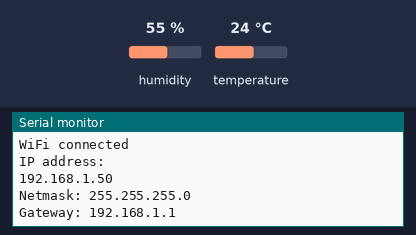
This sketch was run on a simulated ESP8266 (NodeMCU). Shown: the last lines printed to the serial monitor. Inputs (shaded band) come from the test bench; at power-on: humidity 55 %, temperature 24 °C. WiFi joins after 1.5 s; servers stay silent unless stated.

Above: at 3.7 s.
3.8 s: humidity set to 22 %
At 8.9 s:
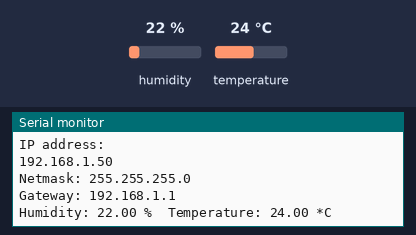
14.2 s: temperature set to 12 °C
At 18.4 s:
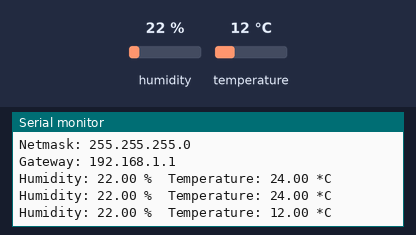
21.8 s: humidity set to 40 %
At 24.4 s:
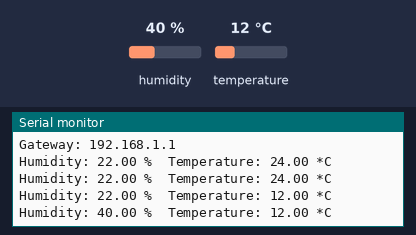

The sketch:

DHT11_NODEMCU_Simple.ino
```cpp
#include "DHT.h"
#include <ESP8266WiFi.h>

const char *ssid = "SSID_OF_WIFI";  // Wifi SSID of your Internet connection
const char *pass = "password";      // Replace with password for your wifi

#define DHTPIN  D3                  //pin where the DHT11 is connected
DHT dht(DHTPIN, DHT11);

WiFiClient client;


void setup()
{
  Serial.begin(115200); // Serial monitor Baudrate
  Serial.setTimeout(2000);
  delay(1000);

  // Wait for serial to initialize.
  while(!Serial) { }

  dht.begin();

  Serial.println("Device Started");
  Serial.println("-------------------------------------");
  Serial.println("Running DHT!");
  Serial.println("-------------------------------------");

  Serial.println();
  Serial.println();
  Serial.print("Connecting to ");
  Serial.println(ssid);

  WiFi.begin(ssid, pass); // Connecting ESP8266 with Internet enabled Wifi with above mentioned credentials
  while (WiFi.status() != WL_CONNECTED)
  {
  // If the connection was unsuccesfull, it will try again and again
  delay(500);
  Serial.print(".");
}

  // Connection succesfull
  Serial.println("");
  Serial.println("WiFi connected");
  Serial.println("IP address: ");
  Serial.println(WiFi.localIP());
  Serial.print("Netmask: ");
  Serial.println(WiFi.subnetMask());
  Serial.print("Gateway: ");
  Serial.println(WiFi.gatewayIP());
  Serial.println("");
  Serial.println("");
}

int timeSinceLastRead = 0;

void loop()
{
  // Report every 5 seconds.
  if(timeSinceLastRead > 5000) {
    // Reading temperature or humidity takes about 250 milliseconds!
    // Sensor readings may also be up to 2 seconds 'old' (its a very slow sensor)

    float h = dht.readHumidity();
    // Read temperature as Celsius (the default)
    float t = dht.readTemperature();

    // Check if any reads failed and exit early (to try again).
    if (isnan(h) || isnan(t)) {
      Serial.println("Failed to read from DHT sensor!");
      timeSinceLastRead = 0;
      return;
    }

    Serial.print("Humidity: ");
    Serial.print(h);
    Serial.print(" %\t");
    Serial.print("Temperature: ");
    Serial.print(t);
    Serial.print(" *C \n");

    timeSinceLastRead = 0;
  }
  delay(100); // 100ms
  timeSinceLastRead += 100;
}
```

Measured:
- after the input at 3.8 s, the serial monitor: prints a new line after 3.8 s (image 1)
- after the input at 14.2 s, the serial monitor: prints a new line after 3.7 s (image 2)
- after the input at 21.8 s, the serial monitor: prints a new line after 1.2 s (image 3)
